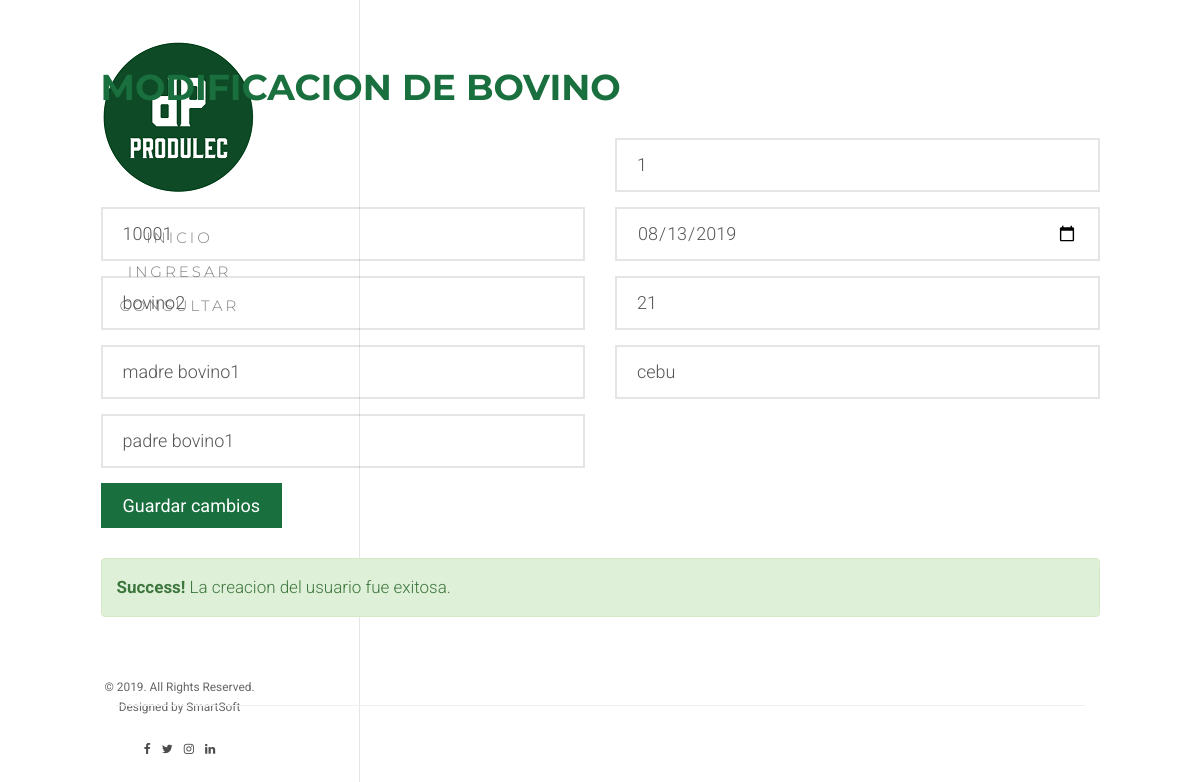
Page /updatebovine/1 on the earlier database version.
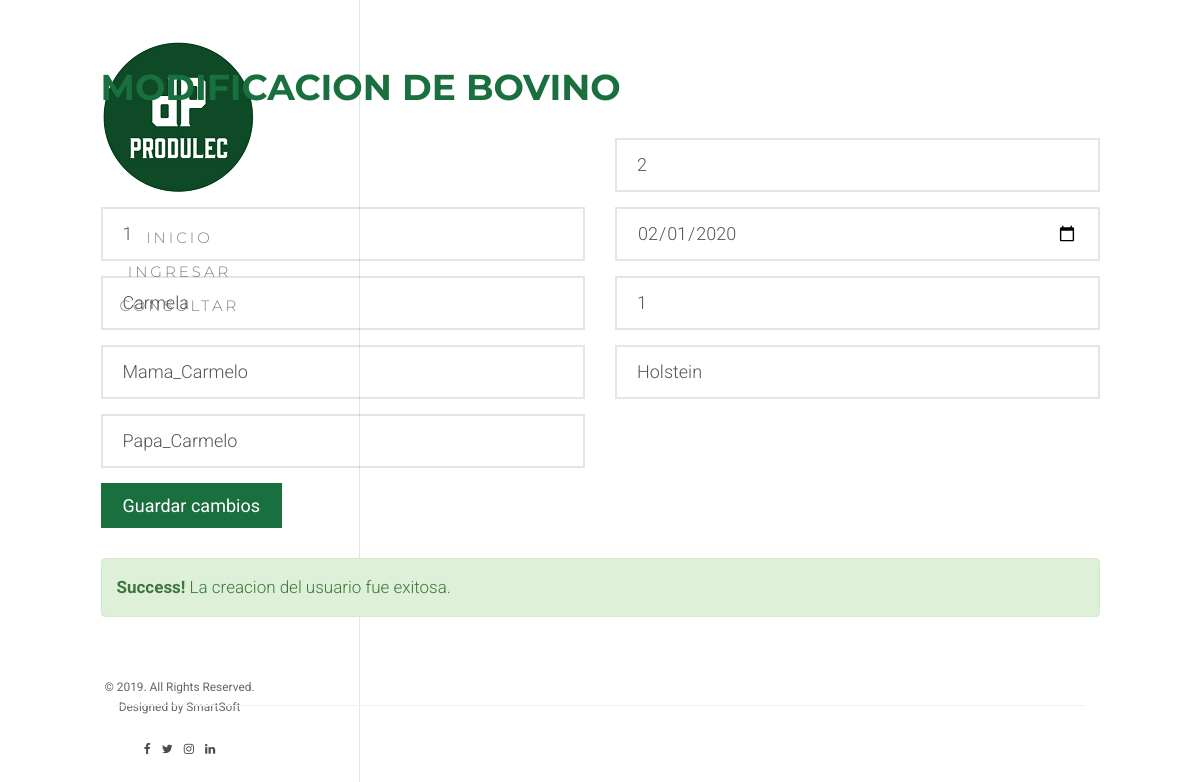
Same page on the later database version.
### produlect/models.py (models this page shows, shortened)
class bovino(models.Model):
    id_bovino = models.AutoField(primary_key=True)
    codigo_bovino = models.IntegerField()
    identidad_ica = models.IntegerField()
    nombre = models.CharField(max_length=45)
    nombre_madre = models.CharField(max_length=45)
    nombre_padre = models.CharField(max_length=45)
    cantidad_partos = models.CharField(max_length=45)
    fecha_ultimo_parto = models.DateField(
        'Fecha de Ultimo Parto', blank=False, null=False)
    dias_lactancia = models.CharField(max_length=45)
    id_tipo_bovino = models.ForeignKey(tipo_bovino, on_delete=models.CASCADE)

class tipo_bovino(models.Model):
    id_tipo_bovino = models.AutoField(primary_key=True)
    tipo_bovino = models.CharField(max_length=45)
    descripcion = models.CharField(max_length=100)
    def __str__(self):
        return self.tipo_bovino

### produlect/views.py (the view)
# urls.py: path('updatebovine/<int:codigo_bovino>', views.updatebovine, name='updatebovine'),
def updatebovine(request, codigo_bovino):
    data = bovino.objects.get(codigo_bovino=codigo_bovino)
    form = BovinoForm(instance=data)
    args = {
        'form': form,
        'success': True
    }
    return render(request, 'bovine/update.html', args)

### produlect/forms.py
class BovinoForm(forms.ModelForm):
    class Meta:
        model = bovino
        fields = '__all__'
        widgets = {
            'codigo_bovino': forms.NumberInput(attrs={'class': 'form-control', 'placeholder': 'Codigo Bovino'}),
            'identidad_ica': forms.NumberInput(attrs={'class': 'form-control', 'placeholder': 'Identidad ICA'}),
            'nombre': forms.TextInput(attrs={'class': 'form-control', 'placeholder': 'Nombre Bovino'}),
            'nombre_madre': forms.TextInput(attrs={'class': 'form-control', 'placeholder': 'Nombre Madre Bovino'}),
            'nombre_padre': forms.TextInput(attrs={'class': 'form-control', 'placeholder': 'Nombre Padre Bovino'}),
            'cantidad_partos': forms.NumberInput(attrs={'class': 'form-control', 'placeholder': 'Cantidad Partos'}),
            'fecha_ultimo_parto': forms.DateInput(attrs={'class': 'form-control', 'placeholder': 'Fecha Ultimo Parto', 'type': 'date'}),
            'dias_lactancia': forms.TextInput(attrs={'class': 'form-control', 'placeholder': 'Dias Lactancia'}),
            'id_tipo_bovino': forms.Select(attrs={'class': 'form-control', 'placeholder': 'Tipo Bovino'}),
        }

### produlect/templates/bovine/update.html (shortened to what this page needs)
{% extends "base/base.html" %}
{% load static %}
{% block content %}
<div id="fh5co-page">
	<aside id="fh5co-aside" role="complementary" class="border js-fullheight">
		<h1 id="fh5co-logo"><a href="index.html"><img src="{% static 'images/logo_1.png' %}"
			alt="Free HTML5 Bootstrap Website Template"></a></h1>
		<nav id="fh5co-main-menu" role="navigation">
			<ul>
				<li><a href="{% url 'index' %}">Inicio</a></li>
				<li><a href="{% url 'createbovine' %}">Ingresar</a></li>
				<li><a href="{% url 'searchbovine' %}">Consultar</a></li>
			</ul>
		</nav>
		<div class="fh5co-footer">
			<p><small>&copy; 2019. All Rights Reserved.</span> <span>Designed by SmartSoft</span>
			<ul>
				<li><a href="#"><i class="icon-facebook"></i></a></li>
				<li><a href="#"><i class="icon-twitter"></i></a></li>
				<li><a href="#"><i class="icon-instagram"></i></a></li>
				<li><a href="#"><i class="icon-linkedin"></i></a></li>
			</ul>
		</div>
	</aside>
	<div id="fh5co-main">
		<div class="fh5co-narrow-content fh5co-border-bottom" data-animate-effect="fadeInLeft" id="ingresar">
			<div class="row">
				<div class="col-md-20 animate-box" data-animate-effect="fadeInLeft">
					<h1 class="fh5co-heading-colored" data-animate-effect="fadeInLeft">MODIFICACION DE BOVINO</h1>
				</div>
			</div>
			<div class="row">
				<div class="col-md-20 animate-box" data-animate-effect="fadeInLeft">
					<form action="updatebovineaction" method="POST">
						<div class="row">
							<div class="col-md-12">
								<div class="row">
									<div class="col-md-6">
										<div class="form-group">
											{{ form.identidad_ica }}
										</div>
										<div class="form-group">
											{{ form.nombre }}
										</div>
										<div class="form-group">
											{{ form.nombre_madre }}
										</div>
										<div class="form-group">
											{{ form.nombre_padre }}
										</div>
									</div>
									<div class="col-md-6">
										<div class="form-group">
											{{ form.cantidad_partos }}
										</div>
										<div class="form-group">
											{{ form.fecha_ultimo_parto }}
										</div>
										<div class="form-group">
											{{ form.dias_lactancia }}
										</div>
										<div class="form-group">
											{{ form.id_tipo_bovino }}
										</div>
									</div>
								</div>
							</div>
						</div>
						<p><button type="submit" class="btn btn-primary">Guardar cambios</button></p>
					</form>
					{% if success %}
					<div class="alert alert-success">
						<strong>Success!</strong> La creacion del usuario fue exitosa.
					</div>
					{% endif %}
				</div>
			</div>
		</div>
	</div>
	{% endblock content%}

Differences in the rows shown:
removed bovino: identidad_ica "10001", nombre "bovino2", nombre_madre "madre bovino1", nombre_padre "padre bovino1", cantidad_partos "1", fecha_ultimo_parto "08/13/2019", dias_lactancia "21"
added bovino: identidad_ica "1", nombre "Carmela", nombre_madre "Mama_Carmelo", nombre_padre "Papa_Carmelo", cantidad_partos "2", fecha_ultimo_parto "02/01/2020", dias_lactancia "1"
changed tipo_bovino: id_tipo_bovino "cebu" → "Holstein"
